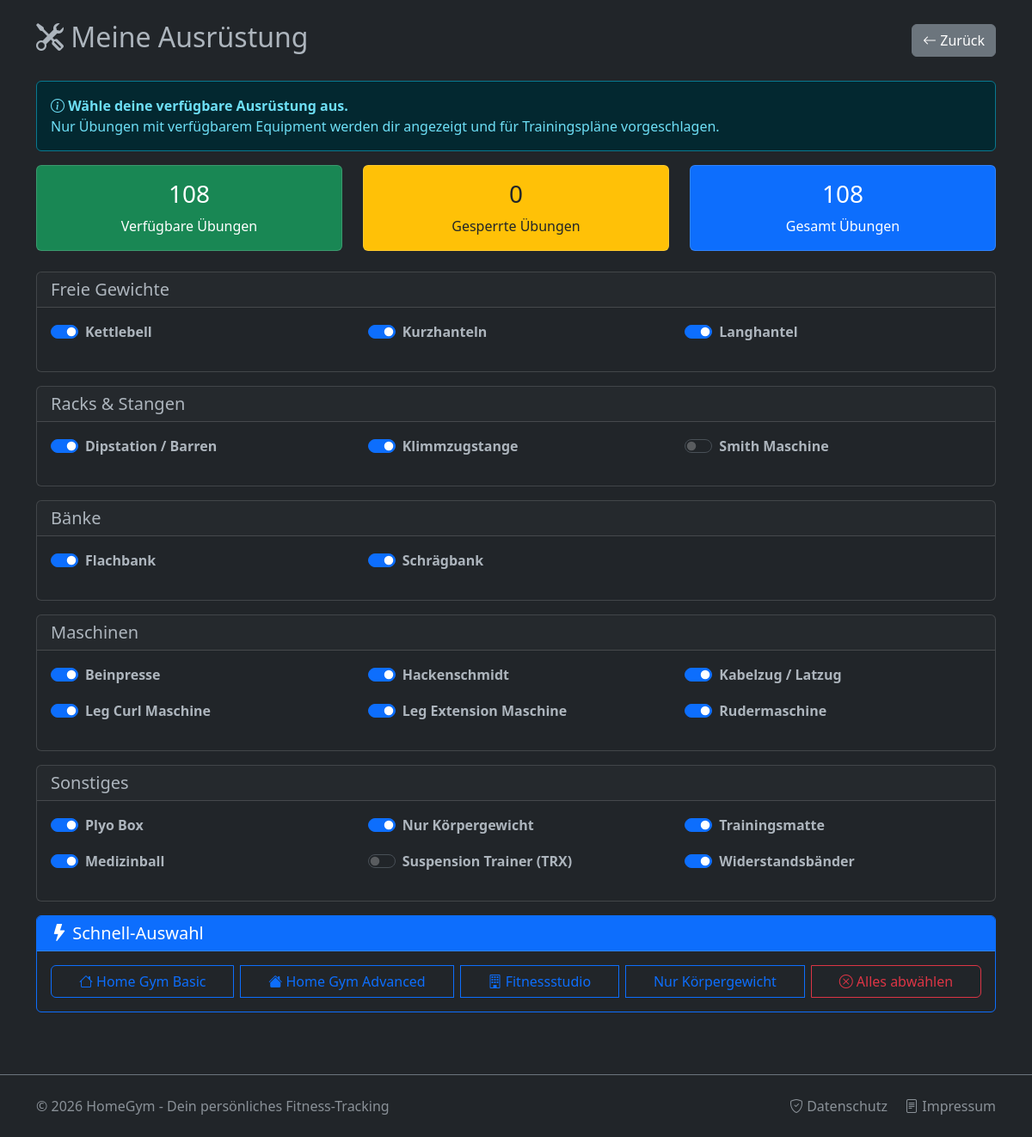
The app's page /equipment/ (signed in) with its own data.
### core/models.py (models this page shows)
class Equipment(models.Model):
    name = models.CharField(max_length=50, choices=EQUIPMENT_CHOICES, unique=True, verbose_name="Equipment")
    beschreibung = models.TextField(blank=True, verbose_name="Beschreibung")
    erstellt_am = models.DateTimeField(auto_now_add=True)
    users = models.ManyToManyField(User, related_name="verfuegbares_equipment", blank=True)
    def __str__(self):
        return self.get_name_display()
    class Meta:
        verbose_name = "Equipment"
        verbose_name_plural = "Equipment"
        ordering = ['name']

### core/views.py (the view)
# urls.py: path('equipment/', views.equipment_management, name='equipment_management'),
@login_required
def equipment_management(request):
    from .models import EQUIPMENT_CHOICES
    for eq_code, eq_name in EQUIPMENT_CHOICES:
        Equipment.objects.get_or_create(name=eq_code)
    all_equipment = Equipment.objects.all().order_by('name')
    user_equipment_ids = request.user.verfuegbares_equipment.values_list('id', flat=True)
    equipment_categories = {
        'Freie Gewichte': ['LANGHANTEL', 'KURZHANTEL', 'KETTLEBELL'],
        'Racks & Stangen': ['KLIMMZUG', 'DIP', 'SMITHMASCHINE'],
        'Bänke': ['BANK', 'SCHRAEGBANK'],
        'Maschinen': ['KABELZUG', 'BEINPRESSE', 'LEG_CURL', 'LEG_EXT', 'HACKENSCHMIDT', 'RUDERMASCHINE'],
        'Sonstiges': ['WIDERSTANDSBAND', 'SUSPENSION', 'MEDIZINBALL', 'BOXEN', 'MATTE', 'KOERPER'],
    }
    categorized_equipment = {}
    for category, eq_codes in equipment_categories.items():
        categorized_equipment[category] = all_equipment.filter(name__in=eq_codes)
    total_uebungen = Uebung.objects.count()
    if user_equipment_ids:
        available_uebungen = 0
        for uebung in Uebung.objects.prefetch_related('equipment'):
            required_eq = set(uebung.equipment.values_list('id', flat=True))
            if not required_eq or required_eq.issubset(set(user_equipment_ids)):
                available_uebungen += 1
    else:
        available_uebungen = Uebung.objects.filter(equipment__isnull=True).count()
    context = {
        'categorized_equipment': categorized_equipment,
        'user_equipment_ids': list(user_equipment_ids),
        'total_uebungen': total_uebungen,
        'available_uebungen': available_uebungen,
        'unavailable_uebungen': total_uebungen - available_uebungen,
    }
    return render(request, 'core/equipment_management.html', context)

### core/context_processors.py (called while the page is built)
def global_context(request):
    return {
        'current_year': datetime.now().year,
    }

### core/templates/core/equipment_management.html (shortened to what this page needs)
{% load static %}
{% load static %}<!doctype html>
<html lang="de" data-bs-theme="dark" id="htmlRoot">
  <head>
    <link href="https://cdn.jsdelivr.net/npm/bootstrap@5.3.0/dist/css/bootstrap.min.css" rel="stylesheet">
    <link rel="stylesheet" href="https://cdn.jsdelivr.net/npm/bootstrap-icons@1.10.0/font/bootstrap-icons.css">
  </head>
  <body>
<div class="container mt-4">
    <div class="row">
        <div class="col-12">
            <div class="d-flex justify-content-between align-items-center mb-4">
                <h2><i class="bi bi-tools"></i> Meine Ausrüstung</h2>
                <a href="{% url 'dashboard' %}" class="btn btn-secondary">
                    <i class="bi bi-arrow-left"></i> Zurück
                </a>
            </div>
            <div class="alert alert-info">
                <i class="bi bi-info-circle"></i>
                <strong>Wähle deine verfügbare Ausrüstung aus.</strong><br>
                Nur Übungen mit verfügbarem Equipment werden dir angezeigt und für Trainingspläne vorgeschlagen.
            </div>
            <div class="row mb-4">
                <div class="col-md-4">
                    <div class="card bg-success text-white">
                        <div class="card-body text-center">
                            <h3>{{ available_uebungen }}</h3>
                            <p class="mb-0">Verfügbare Übungen</p>
                        </div>
                    </div>
                </div>
                <div class="col-md-4">
                    <div class="card bg-warning text-dark">
                        <div class="card-body text-center">
                            <h3>{{ unavailable_uebungen }}</h3>
                            <p class="mb-0">Gesperrte Übungen</p>
                        </div>
                    </div>
                </div>
                <div class="col-md-4">
                    <div class="card bg-primary text-white">
                        <div class="card-body text-center">
                            <h3>{{ total_uebungen }}</h3>
                            <p class="mb-0">Gesamt Übungen</p>
                        </div>
                    </div>
                </div>
            </div>
            {% for category, equipment_list in categorized_equipment.items %}
            <div class="card mb-3">
                <div class="card-header">
                    <h5 class="mb-0">{{ category }}</h5>
                </div>
                <div class="card-body">
                    <div class="row">
                        {% for equipment in equipment_list %}
                        <div class="col-md-6 col-lg-4 mb-3">
                            <div class="form-check form-switch">
                                <input
                                    class="form-check-input equipment-toggle"
                                    type="checkbox"
                                    id="equipment_{{ equipment.id }}"
                                    data-equipment-id="{{ equipment.id }}"
                                    {% if equipment.id in user_equipment_ids %}checked{% endif %}
                                >
                                <label class="form-check-label" for="equipment_{{ equipment.id }}">
                                    <strong>{{ equipment }}</strong>
                                </label>
                            </div>
                        </div>
                        {% endfor %}
                    </div>
                </div>
            </div>
            {% endfor %}
            <div class="card border-primary mb-4">
                <div class="card-header bg-primary text-white">
                    <h5 class="mb-0"><i class="bi bi-lightning-fill"></i> Schnell-Auswahl</h5>
                </div>
                <div class="card-body">
                    <div class="btn-group d-flex flex-wrap gap-2" role="group">
                        <button type="button" class="btn btn-outline-primary" onclick="selectPreset('home-basic')">
                            <i class="bi bi-house"></i> Home Gym Basic
                        </button>
                        <button type="button" class="btn btn-outline-primary" onclick="selectPreset('home-advanced')">
                            <i class="bi bi-house-fill"></i> Home Gym Advanced
                        </button>
                        <button type="button" class="btn btn-outline-primary" onclick="selectPreset('fitness-studio')">
                            <i class="bi bi-building"></i> Fitnessstudio
                        </button>
                        <button type="button" class="btn btn-outline-primary" onclick="selectPreset('bodyweight')">
                             Nur Körpergewicht
                        </button>
                        <button type="button" class="btn btn-outline-danger" onclick="selectPreset('none')">
                            <i class="bi bi-x-circle"></i> Alles abwählen
                        </button>
                    </div>
                </div>
            </div>
        </div>
    </div>
</div>
  {% include 'core/includes/global_footer.html' %}
</body>
</html>

### records on screen
Equipment: id "☑", name "Kettlebell"
Equipment: id "☑", name "Kurzhanteln"
Equipment: id "☑", name "Langhantel"
Equipment: id "☑", name "Dipstation / Barren"
Equipment: id "☑", name "Klimmzugstange"
Equipment: name "Smith Maschine"
Equipment: id "☑", name "Flachbank"
Equipment: id "☑", name "Schrägbank"
Equipment: id "☑", name "Beinpresse"
Equipment: id "☑", name "Hackenschmidt"
Equipment: id "☑", name "Kabelzug / Latzug"
Equipment: id "☑", name "Leg Curl Maschine"
Equipment: id "☑", name "Leg Extension Maschine"
Equipment: id "☑", name "Rudermaschine"
Equipment: id "☑", name "Plyo Box"
Equipment: id "☑", name "Nur Körpergewicht"
Equipment: id "☑", name "Trainingsmatte"
Equipment: id "☑", name "Medizinball"
Equipment: name "Suspension Trainer (TRX)"
Equipment: id "☑", name "Widerstandsbänder"

### other values on screen
{{ available_uebungen }} "108"
{{ unavailable_uebungen }} "0"
{{ total_uebungen }} "108"
{{ category }} "Freie Gewichte" "Racks & Stangen" "Bänke" "Maschinen" "Sonstiges"
